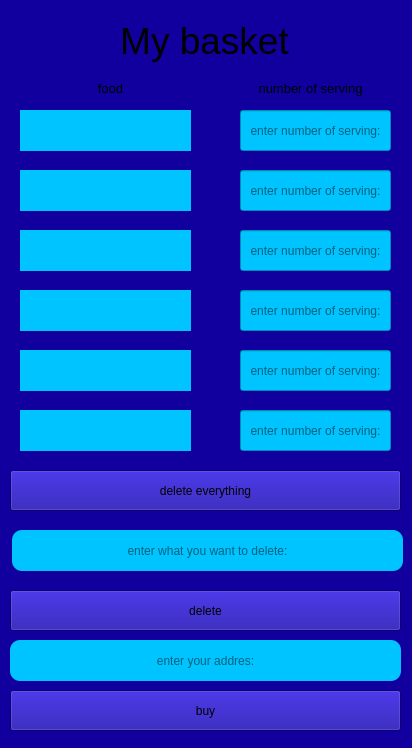
<?xml version="1.0" encoding="UTF-8"?>
<ui version="4.0">
 <class>basket</class>
 <widget class="QMainWindow" name="basket">
  <property name="geometry">
   <rect>
    <x>0</x>
    <y>0</y>
    <width>412</width>
    <height>748</height>
   </rect>
  </property>
  <property name="windowTitle">
   <string>MainWindow</string>
  </property>
  <property name="styleSheet">
   <string notr="true">background-color: rgb(17, 0, 158);
</string>
  </property>
  <widget class="QWidget" name="centralwidget">
   <widget class="QLabel" name="label">
    <property name="geometry">
     <rect>
      <x>14</x>
      <y>15</y>
      <width>381</width>
      <height>51</height>
     </rect>
    </property>
    <property name="font">
     <font>
      <pointsize>28</pointsize>
     </font>
    </property>
    <property name="text">
     <string>My basket</string>
    </property>
    <property name="alignment">
     <set>Qt::AlignCenter</set>
    </property>
   </widget>
   <widget class="QPushButton" name="pushButton_6">
    <property name="geometry">
     <rect>
      <x>10</x>
      <y>470</y>
      <width>391</width>
      <height>41</height>
     </rect>
    </property>
    <property name="text">
     <string>delete everything</string>
    </property>
   </widget>
   <widget class="QLineEdit" name="lineEdit">
    <property name="geometry">
     <rect>
      <x>12</x>
      <y>530</y>
      <width>391</width>
      <height>41</height>
     </rect>
    </property>
    <property name="styleSheet">
     <string notr="true">border-radius: 10px;
background-color: rgb(0, 196, 255);

</string>
    </property>
    <property name="alignment">
     <set>Qt::AlignCenter</set>
    </property>
    <property name="placeholderText">
     <string>enter what you want to delete:</string>
    </property>
   </widget>
   <widget class="QPushButton" name="pushButton_7">
    <property name="geometry">
     <rect>
      <x>10</x>
      <y>590</y>
      <width>391</width>
      <height>41</height>
     </rect>
    </property>
    <property name="text">
     <string>delete</string>
    </property>
   </widget>
   <widget class="QPushButton" name="pushButton_8">
    <property name="geometry">
     <rect>
      <x>10</x>
      <y>690</y>
      <width>391</width>
      <height>41</height>
     </rect>
    </property>
    <property name="text">
     <string>buy</string>
    </property>
   </widget>
   <widget class="QLabel" name="label_22">
    <property name="geometry">
     <rect>
      <x>60</x>
      <y>80</y>
      <width>101</width>
      <height>16</height>
     </rect>
    </property>
    <property name="font">
     <font>
      <pointsize>10</pointsize>
     </font>
    </property>
    <property name="text">
     <string>food</string>
    </property>
    <property name="alignment">
     <set>Qt::AlignCenter</set>
    </property>
   </widget>
   <widget class="QLabel" name="label_24">
    <property name="geometry">
     <rect>
      <x>230</x>
      <y>80</y>
      <width>161</width>
      <height>16</height>
     </rect>
    </property>
    <property name="font">
     <font>
      <pointsize>10</pointsize>
     </font>
    </property>
    <property name="text">
     <string>number of serving</string>
    </property>
    <property name="alignment">
     <set>Qt::AlignCenter</set>
    </property>
   </widget>
   <widget class="QLabel" name="label_2">
    <property name="geometry">
     <rect>
      <x>20</x>
      <y>110</y>
      <width>171</width>
      <height>41</height>
     </rect>
    </property>
    <property name="styleSheet">
     <string notr="true">background-color: rgb(0, 196, 255);</string>
    </property>
    <property name="text">
     <string/>
    </property>
    <property name="alignment">
     <set>Qt::AlignCenter</set>
    </property>
   </widget>
   <widget class="QLabel" name="label_4">
    <property name="geometry">
     <rect>
      <x>20</x>
      <y>170</y>
      <width>171</width>
      <height>41</height>
     </rect>
    </property>
    <property name="styleSheet">
     <string notr="true">background-color: rgb(0, 196, 255);</string>
    </property>
    <property name="text">
     <string/>
    </property>
    <property name="alignment">
     <set>Qt::AlignCenter</set>
    </property>
   </widget>
   <widget class="QLabel" name="label_5">
    <property name="geometry">
     <rect>
      <x>20</x>
      <y>230</y>
      <width>171</width>
      <height>41</height>
     </rect>
    </property>
    <property name="styleSheet">
     <string notr="true">background-color: rgb(0, 196, 255);</string>
    </property>
    <property name="text">
     <string/>
    </property>
    <property name="alignment">
     <set>Qt::AlignCenter</set>
    </property>
   </widget>
   <widget class="QLabel" name="label_6">
    <property name="geometry">
     <rect>
      <x>20</x>
      <y>290</y>
      <width>171</width>
      <height>41</height>
     </rect>
    </property>
    <property name="styleSheet">
     <string notr="true">background-color: rgb(0, 196, 255);</string>
    </property>
    <property name="text">
     <string/>
    </property>
    <property name="alignment">
     <set>Qt::AlignCenter</set>
    </property>
   </widget>
   <widget class="QLabel" name="label_7">
    <property name="geometry">
     <rect>
      <x>20</x>
      <y>350</y>
      <width>171</width>
      <height>41</height>
     </rect>
    </property>
    <property name="styleSheet">
     <string notr="true">background-color: rgb(0, 196, 255);</string>
    </property>
    <property name="text">
     <string/>
    </property>
    <property name="alignment">
     <set>Qt::AlignCenter</set>
    </property>
   </widget>
   <widget class="QLabel" name="label_8">
    <property name="geometry">
     <rect>
      <x>20</x>
      <y>410</y>
      <width>171</width>
      <height>41</height>
     </rect>
    </property>
    <property name="styleSheet">
     <string notr="true">background-color: rgb(0, 196, 255);</string>
    </property>
    <property name="text">
     <string/>
    </property>
    <property name="alignment">
     <set>Qt::AlignCenter</set>
    </property>
   </widget>
   <widget class="QLineEdit" name="lineEdit_2">
    <property name="geometry">
     <rect>
      <x>240</x>
      <y>110</y>
      <width>151</width>
      <height>41</height>
     </rect>
    </property>
    <property name="styleSheet">
     <string notr="true">background-color: rgb(0, 196, 255);</string>
    </property>
    <property name="alignment">
     <set>Qt::AlignCenter</set>
    </property>
    <property name="placeholderText">
     <string>enter number of serving:</string>
    </property>
   </widget>
   <widget class="QLineEdit" name="lineEdit_3">
    <property name="geometry">
     <rect>
      <x>240</x>
      <y>170</y>
      <width>151</width>
      <height>41</height>
     </rect>
    </property>
    <property name="styleSheet">
     <string notr="true">background-color: rgb(0, 196, 255);</string>
    </property>
    <property name="alignment">
     <set>Qt::AlignCenter</set>
    </property>
    <property name="placeholderText">
     <string>enter number of serving:</string>
    </property>
   </widget>
   <widget class="QLineEdit" name="lineEdit_4">
    <property name="geometry">
     <rect>
      <x>240</x>
      <y>230</y>
      <width>151</width>
      <height>41</height>
     </rect>
    </property>
    <property name="styleSheet">
     <string notr="true">background-color: rgb(0, 196, 255);</string>
    </property>
    <property name="alignment">
     <set>Qt::AlignCenter</set>
    </property>
    <property name="placeholderText">
     <string>enter number of serving:</string>
    </property>
   </widget>
   <widget class="QLineEdit" name="lineEdit_5">
    <property name="geometry">
     <rect>
      <x>240</x>
      <y>350</y>
      <width>151</width>
      <height>41</height>
     </rect>
    </property>
    <property name="styleSheet">
     <string notr="true">background-color: rgb(0, 196, 255);</string>
    </property>
    <property name="alignment">
     <set>Qt::AlignCenter</set>
    </property>
    <property name="placeholderText">
     <string>enter number of serving:</string>
    </property>
   </widget>
   <widget class="QLineEdit" name="lineEdit_6">
    <property name="geometry">
     <rect>
      <x>240</x>
      <y>410</y>
      <width>151</width>
      <height>41</height>
     </rect>
    </property>
    <property name="styleSheet">
     <string notr="true">background-color: rgb(0, 196, 255);</string>
    </property>
    <property name="alignment">
     <set>Qt::AlignCenter</set>
    </property>
    <property name="placeholderText">
     <string>enter number of serving:</string>
    </property>
   </widget>
   <widget class="QLineEdit" name="lineEdit_7">
    <property name="geometry">
     <rect>
      <x>240</x>
      <y>290</y>
      <width>151</width>
      <height>41</height>
     </rect>
    </property>
    <property name="styleSheet">
     <string notr="true">background-color: rgb(0, 196, 255);</string>
    </property>
    <property name="alignment">
     <set>Qt::AlignCenter</set>
    </property>
    <property name="placeholderText">
     <string>enter number of serving:</string>
    </property>
   </widget>
   <widget class="QLineEdit" name="lineEdit_8">
    <property name="geometry">
     <rect>
      <x>10</x>
      <y>640</y>
      <width>391</width>
      <height>41</height>
     </rect>
    </property>
    <property name="styleSheet">
     <string notr="true">border-radius: 10px;
background-color: rgb(0, 196, 255);

</string>
    </property>
    <property name="alignment">
     <set>Qt::AlignCenter</set>
    </property>
    <property name="placeholderText">
     <string>enter your addres:</string>
    </property>
   </widget>
  </widget>
 </widget>
 <resources/>
 <connections/>
</ui>
